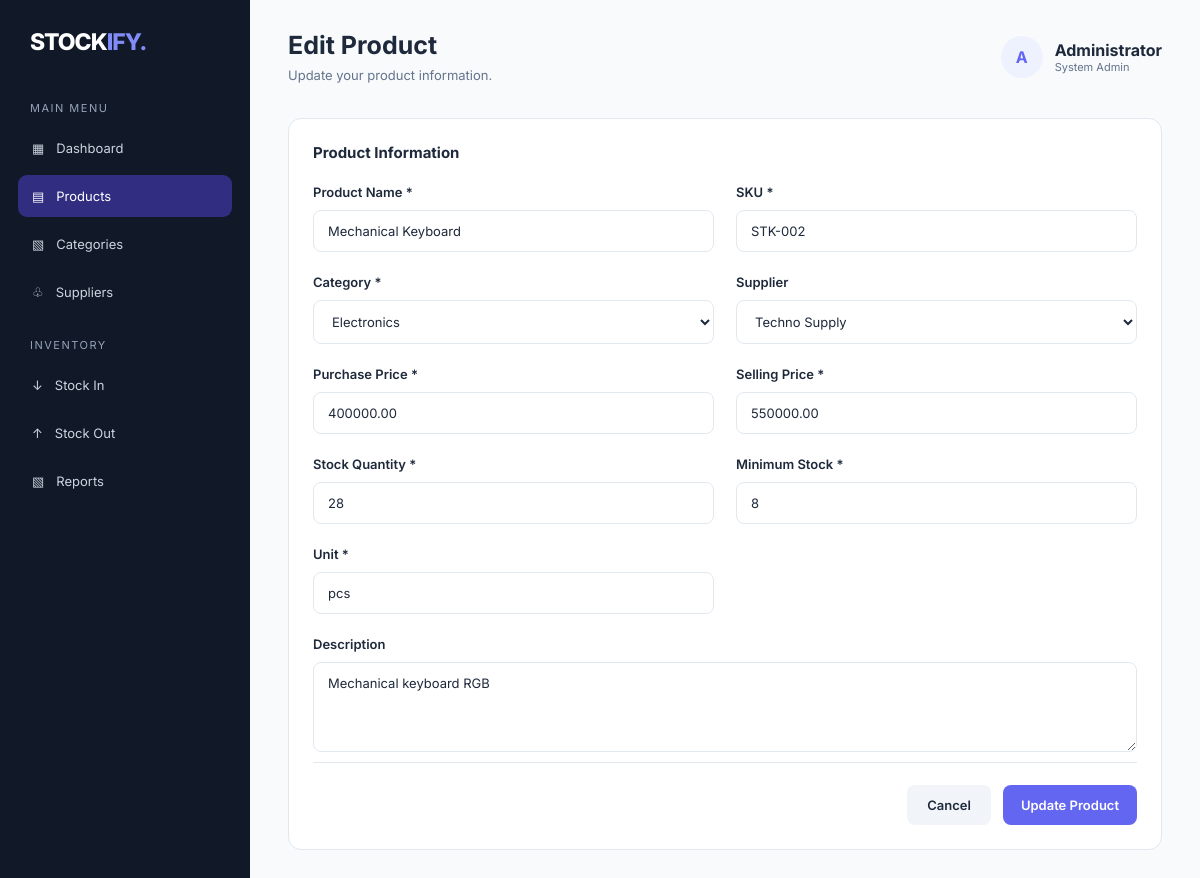
/index.php?url=products/edit&id=2 (signed in), run on the app's committed database.
### tables this page shows
CREATE TABLE `products` (
  `id` int(11) NOT NULL,
  `category_id` int(11) NOT NULL,
  `supplier_id` int(11) DEFAULT NULL,
  `sku` varchar(50) NOT NULL,
  `name` varchar(150) NOT NULL,
  `description` text DEFAULT NULL,
  `purchase_price` decimal(15,2) DEFAULT 0.00,
  `selling_price` decimal(15,2) DEFAULT 0.00,
  `stock_quantity` int(11) DEFAULT 0,
  `minimum_stock` int(11) DEFAULT 5,
  `unit` varchar(30) DEFAULT 'pcs',
  `created_at` timestamp NOT NULL DEFAULT current_timestamp(),
  `updated_at` timestamp NOT NULL DEFAULT current_timestamp() ON UPDATE current_timestamp()
);

CREATE TABLE `categories` (
  `id` int(11) NOT NULL,
  `name` varchar(100) NOT NULL,
  `description` text DEFAULT NULL,
  `created_at` timestamp NOT NULL DEFAULT current_timestamp()
);

CREATE TABLE `suppliers` (
  `id` int(11) NOT NULL,
  `name` varchar(150) NOT NULL,
  `contact_person` varchar(100) DEFAULT NULL,
  `phone` varchar(20) DEFAULT NULL,
  `email` varchar(100) DEFAULT NULL,
  `address` text DEFAULT NULL,
  `created_at` timestamp NOT NULL DEFAULT current_timestamp()
);

### app/controllers/ProductsController.php (called while the page is built, shortened)
<?php
class ProductsController extends Controller
{
    private $product;
    public function __construct()
    {
        $this->product = $this->model('Product');
    }
    public function edit()
    {
        $id = filter_input(INPUT_GET, 'id', FILTER_VALIDATE_INT);
        $product = $this->product->getById($id);
        $data = [
            'title' => 'Edit Product - Stockify',
            'product' => $product,
            'categories' => $this->product->getCategories(),
            'suppliers' => $this->product->getSuppliers()
        ];
        $this->view('products/edit', $data);
    }
}

### app/core/Router.php (called while the page is built, shortened)
<?php
class Router
{
    public function dispatch()
    {
        $url = $_GET['url'] ?? 'dashboard/index';
        $url = trim($url, '/');
        $url = filter_var($url, FILTER_SANITIZE_URL);
        $segments = explode('/', $url);
        $method = $segments[1] ?? 'index';
        $controller = new $controllerName();
        $controller->$method();
    }
}

### public/index.php (called while the page is built, shortened)
<?php
require_once __DIR__ . '/../app/core/Database.php';
require_once __DIR__ . '/../app/core/Model.php';
require_once __DIR__ . '/../app/core/Controller.php';
require_once __DIR__ . '/../app/core/Router.php';
$router = new Router();
$router->dispatch();

### app/core/Model.php (called while the page is built, shortened)
<?php
require_once __DIR__ . '/Database.php';
class Model
{
    public function __construct()
    {
        $database = new Database();
        $this->db = $database->connect();
    }
}

### app/core/Database.php (called while the page is built, shortened)
<?php
class Database
{
    private $host = 'localhost';
    private $dbname = 'stockify_db';
    private $username = 'root';
    private $password = '';
    public function connect()
    {
        try {
            $this->connection = new PDO(
                "mysql:host={$this->host};dbname={$this->dbname};charset=utf8mb4",
                $this->username,
                $this->password
            );
            $this->connection->setAttribute(
                PDO::ATTR_ERRMODE,
                PDO::ERRMODE_EXCEPTION
            );
            $this->connection->setAttribute(
                PDO::ATTR_DEFAULT_FETCH_MODE,
                PDO::FETCH_ASSOC
            );
            return $this->connection;
        } catch (PDOException $e) {
            die("Database connection failed: " . $e->getMessage());
        }
    }
}

### app/models/Product.php (called while the page is built, shortened)
<?php
require_once __DIR__ . '/../core/Model.php';
class Product extends Model
{
    public function getById($id)
    {
        $query = "SELECT * FROM products WHERE id = :id";
        $stmt = $this->db->prepare($query);
        $stmt->execute(['id' => $id]);
        return $stmt->fetch();
    }
    public function getCategories()
    {
        $stmt = $this->db->query(
            "SELECT * FROM categories ORDER BY name ASC"
        );
        return $stmt->fetchAll();
    }
    public function getSuppliers()
    {
        $stmt = $this->db->query(
            "SELECT * FROM suppliers ORDER BY name ASC"
        );
        return $stmt->fetchAll();
    }
}

### app/views/products/edit.php (the view, shortened to what this page needs)
<!DOCTYPE html>
<html lang="id">
<head>
    <link rel="stylesheet" href="assets/css/style.css">
</head>
<body>
<div class="app-container">
    <aside class="sidebar">
        <div class="brand">
            STOCK<span>IFY.</span>
        </div>
        <p class="menu-label">Main Menu</p>
        <ul class="nav-menu">
            <li>
                <a href="index.php">
                    <span>▦</span>
                    <span class="nav-text">Dashboard</span>
                </a>
            </li>
            <li>
                <a href="index.php?url=products/index" class="active">
                    <span>▤</span>
                    <span class="nav-text">Products</span>
                </a>
            </li>
            <li>
                <a href="index.php?url=categories/index">
                    <span>▧</span>
                    <span class="nav-text">Categories</span>
                </a>
            </li>
            <li>
                <a href="index.php?url=suppliers/index">
                    <span>♧</span>
                    <span class="nav-text">Suppliers</span>
                </a>
            </li>
        </ul>
        <p class="menu-label">Inventory</p>
        <ul class="nav-menu">
            <li>
                <a href="#">
                    <span>↓</span>
                    <span class="nav-text">Stock In</span>
                </a>
            </li>
            <li>
                <a href="#">
                    <span>↑</span>
                    <span class="nav-text">Stock Out</span>
                </a>
            </li>
            <li>
                <a href="#">
                    <span>▧</span>
                    <span class="nav-text">Reports</span>
                </a>
            </li>
        </ul>
    </aside>
    <main class="main-content">
        <header class="topbar">
            <div class="page-heading">
                <h1>Edit Product</h1>
                <p>Update your product information.</p>
            </div>
            <div class="user-profile">
                <div class="avatar">A</div>
                <div>
                    <strong>Administrator</strong>
                    <p style="font-size:11px;color:#64748B;">
                        System Admin
                    </p>
                </div>
            </div>
        </header>
        <div class="panel">
            <div class="panel-header">
                <h3>Product Information</h3>
            </div>
            <form action="index.php?url=products/update" method="POST">
                <div class="form-grid">
                    <div class="form-group">
                        <label>Product Name *</label>
                        <input
                            type="text"
                            name="name"
                            value="<?= htmlspecialchars($product['name']) ?>"
                            required
                        >
                    </div>
                    <div class="form-group">
                        <label>SKU *</label>
                        <input
                            type="text"
                            name="sku"
                            value="<?= htmlspecialchars($product['sku']) ?>"
                            required
                        >
                    </div>
                    <div class="form-group">
                        <label>Category *</label>
                        <select name="category_id" required>
                            <?php foreach ($categories as $category): ?>
                                <option
                                    value="<?= (int) $category['id'] ?>"
                                    <?= $product['category_id'] == $category['id'] ? 'selected' : '' ?>
                                >
                                    <?= htmlspecialchars($category['name']) ?>
                                </option>
                            <?php endforeach; ?>
                        </select>
                    </div>
                    <div class="form-group">
                        <label>Supplier</label>
                        <select name="supplier_id">
                            <?php foreach ($suppliers as $supplier): ?>
                                <option
                                    value="<?= (int) $supplier['id'] ?>"
                                    <?= $product['supplier_id'] == $supplier['id'] ? 'selected' : '' ?>
                                >
                                    <?= htmlspecialchars($supplier['name']) ?>
                                </option>
                            <?php endforeach; ?>
                        </select>
                    </div>
                    <div class="form-group">
                        <label>Purchase Price *</label>
                        <input
                            type="number"
                            name="purchase_price"
                            min="0"
                            step="0.01"
                            value="<?= htmlspecialchars((string) $product['purchase_price']) ?>"
                            required
                        >
                    </div>
                    <div class="form-group">
                        <label>Selling Price *</label>
                        <input
                            type="number"
                            name="selling_price"
                            min="0"
                            step="0.01"
                            value="<?= htmlspecialchars((string) $product['selling_price']) ?>"
                            required
                        >
                    </div>
                    <div class="form-group">
                        <label>Stock Quantity *</label>
                        <input
                            type="number"
                            name="stock_quantity"
                            min="0"
                            value="<?= htmlspecialchars((string) $product['stock_quantity']) ?>"
                            required
                        >
                    </div>
                    <div class="form-group">
                        <label>Minimum Stock *</label>
                        <input
                            type="number"
                            name="minimum_stock"
                            min="0"
                            value="<?= htmlspecialchars((string) $product['minimum_stock']) ?>"
                            required
                        >
                    </div>
                    <div class="form-group">
                        <label>Unit *</label>
                        <input
                            type="text"
                            name="unit"
                            value="<?= htmlspecialchars($product['unit']) ?>"
                            required
                        >
                    </div>
                    <div class="form-group full-width">
                        <label>Description</label>
                        <textarea
                            name="description"
                            rows="4"
                        ><?= htmlspecialchars($product['description'] ?? '') ?></textarea>
                    </div>
                </div>
                <div class="form-actions">
                    <a
                        href="index.php?url=products/index"
                        class="btn-cancel"
                    >
                        Cancel
                    </a>
                    <button type="submit" class="btn-primary">
                        Update Product
                    </button>
                </div>
            </form>
        </div>
    </main>
</div>
</body>
</html>

### public/assets/css/style.css (style rules this page uses)
:root { --primary: #6366F1; --primary-light: #EEF2FF; --sidebar: #111827; --background: #F8FAFC; --white: #FFFFFF; --text: #1E293B; --muted: #64748B; --border: #E2E8F0; --success: #10B981; --danger: #EF4444; }
* { margin: 0; padding: 0; box-sizing: border-box; }
body { font-family: 'Inter', sans-serif; background: var(--background); color: var(--text); }
.app-container { display: flex; min-height: 100vh; }
.sidebar { width: 250px; background: var(--sidebar); color: white; padding: 28px 18px; position: fixed; top: 0; bottom: 0; left: 0; z-index: 1000; }
.brand { font-size: 23px; font-weight: 800; letter-spacing: -1px; padding: 0 12px; margin-bottom: 45px; }
.brand span { color: #818CF8; }
.menu-label { font-size: 11px; color: #94A3B8; margin: 25px 12px 12px; text-transform: uppercase; letter-spacing: 1.5px; }
.nav-menu { list-style: none; }
.nav-menu a { display: flex; align-items: center; gap: 12px; padding: 13px 14px; margin-bottom: 6px; color: #CBD5E1; text-decoration: none; border-radius: 9px; font-size: 13px; transition: 0.2s; }
.nav-menu a:hover, .nav-menu a.active { background: #312E81; color: white; }
.nav-menu a { position: relative; z-index: 1001; cursor: pointer; pointer-events: auto; }
.main-content { width: calc(100% - 250px); margin-left: 250px; padding: 30px 38px; }
.topbar { display: flex; justify-content: space-between; align-items: center; margin-bottom: 35px; }
.page-heading h1 { font-size: 25px; font-weight: 700; }
.page-heading p { font-size: 13px; color: var(--muted); margin-top: 7px; }
.user-profile { display: flex; align-items: center; gap: 12px; }
.avatar { width: 42px; height: 42px; background: var(--primary-light); color: var(--primary); display: flex; align-items: center; justify-content: center; border-radius: 50%; font-weight: 700; }
.panel { background: var(--white); border: 1px solid var(--border); border-radius: 13px; padding: 24px; }
.panel-header { display: flex; justify-content: space-between; align-items: center; margin-bottom: 22px; }
.panel-header h3 { font-size: 15px; }
.btn-primary { display: inline-flex; align-items: center; justify-content: center; padding: 12px 18px; background: var(--primary); color: white; text-decoration: none; border-radius: 8px; font-size: 13px; font-weight: 600; transition: 0.2s; white-space: nowrap; }
.form-grid { display: grid; grid-template-columns: repeat(2, 1fr); gap: 22px; }
.form-group { display: flex; flex-direction: column; gap: 9px; }
.form-group label { font-size: 13px; font-weight: 600; color: var(--text); }
.form-group input, .form-group select, .form-group textarea { width: 100%; padding: 12px 14px; border: 1px solid var(--border); border-radius: 8px; outline: none; background: white; font-family: inherit; font-size: 13px; color: var(--text); }
.form-group textarea { resize: vertical; }
.full-width { grid-column: 1 / -1; }
.form-actions { display: flex; justify-content: flex-end; gap: 12px; margin-top: 30px; padding-top: 22px; border-top: 1px solid var(--border); }
.btn-cancel { display: inline-flex; align-items: center; padding: 12px 20px; background: #F1F5F9; color: var(--text); text-decoration: none; border-radius: 8px; font-size: 13px; font-weight: 600; }
.form-actions .btn-primary { border: none; cursor: pointer; font-family: inherit; }
.form-group { display: flex; flex-direction: column; gap: 10px; }
.form-group label { font-size: 13px; font-weight: 600; }
.full-width { grid-column: span 2; }
.form-actions { grid-column: span 2; display: flex; justify-content: flex-end; gap: 12px; margin-top: 10px; }
.btn-cancel { padding: 12px 20px; background: #F1F5F9; color: var(--text); text-decoration: none; border-radius: 8px; font-size: 13px; }

### data on the page
products: name "Mechanical Keyboard", sku "STK-002", category_id "Electronics", supplier_id "Techno Supply", purchase_price "400000.00", selling_price "550000.00", stock_quantity "28", minimum_stock "8", unit "pcs", description "Mechanical keyboard RGB"
